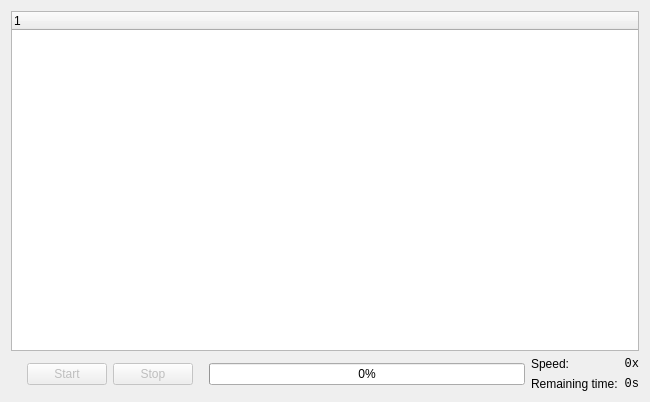
<?xml version="1.0" encoding="UTF-8"?>
<ui version="4.0">
 <class>SoundKonverterView</class>
 <widget class="QWidget" name="SoundKonverterView">
  <property name="geometry">
   <rect>
    <x>0</x>
    <y>0</y>
    <width>650</width>
    <height>402</height>
   </rect>
  </property>
  <property name="windowTitle">
   <string>Form</string>
  </property>
  <layout class="QVBoxLayout" name="verticalLayout">
   <item>
    <widget class="FileList" name="fileList">
     <column>
      <property name="text">
       <string notr="true">1</string>
      </property>
     </column>
    </widget>
   </item>
   <item>
    <layout class="QHBoxLayout" name="horizontalLayout">
     <item>
      <widget class="ComboButton" name="addComboButton" native="true"/>
     </item>
     <item>
      <spacer name="horizontalSpacer_2">
       <property name="orientation">
        <enum>Qt::Horizontal</enum>
       </property>
       <property name="sizeType">
        <enum>QSizePolicy::Fixed</enum>
       </property>
       <property name="sizeHint" stdset="0">
        <size>
         <width>10</width>
         <height>20</height>
        </size>
       </property>
      </spacer>
     </item>
     <item>
      <widget class="QPushButton" name="startButton">
       <property name="enabled">
        <bool>false</bool>
       </property>
       <property name="text">
        <string>Start</string>
       </property>
       <property name="icon">
        <iconset theme="system-run">
         <normaloff/>
        </iconset>
       </property>
      </widget>
     </item>
     <item>
      <widget class="QPushButton" name="stopButton">
       <property name="enabled">
        <bool>false</bool>
       </property>
       <property name="text">
        <string>Stop</string>
       </property>
       <property name="icon">
        <iconset theme="process-stop">
         <normaloff/>
        </iconset>
       </property>
      </widget>
     </item>
     <item>
      <spacer name="horizontalSpacer">
       <property name="orientation">
        <enum>Qt::Horizontal</enum>
       </property>
       <property name="sizeType">
        <enum>QSizePolicy::Fixed</enum>
       </property>
       <property name="sizeHint" stdset="0">
        <size>
         <width>10</width>
         <height>20</height>
        </size>
       </property>
      </spacer>
     </item>
     <item>
      <widget class="QProgressBar" name="progressBar">
       <property name="value">
        <number>0</number>
       </property>
      </widget>
     </item>
     <item>
      <layout class="QGridLayout" name="gridLayout">
       <item row="0" column="0">
        <widget class="QLabel" name="label">
         <property name="text">
          <string>Speed:</string>
         </property>
        </widget>
       </item>
       <item row="0" column="1">
        <widget class="QLabel" name="speedLabel">
         <property name="font">
          <font>
           <family>Monospace</family>
          </font>
         </property>
         <property name="text">
          <string>0x</string>
         </property>
         <property name="alignment">
          <set>Qt::AlignRight|Qt::AlignTrailing|Qt::AlignVCenter</set>
         </property>
        </widget>
       </item>
       <item row="1" column="0">
        <widget class="QLabel" name="label_2">
         <property name="text">
          <string>Remaining time:</string>
         </property>
        </widget>
       </item>
       <item row="1" column="1">
        <widget class="QLabel" name="timeLabel">
         <property name="font">
          <font>
           <family>Monospace</family>
          </font>
         </property>
         <property name="text">
          <string>0s</string>
         </property>
         <property name="alignment">
          <set>Qt::AlignRight|Qt::AlignTrailing|Qt::AlignVCenter</set>
         </property>
        </widget>
       </item>
      </layout>
     </item>
    </layout>
   </item>
  </layout>
 </widget>
 <customwidgets>
  <customwidget>
   <class>ComboButton</class>
   <extends>QWidget</extends>
   <header>combobutton.h</header>
   <container>1</container>
  </customwidget>
  <customwidget>
   <class>FileList</class>
   <extends>QTreeWidget</extends>
   <header>filelist.h</header>
  </customwidget>
 </customwidgets>
 <resources/>
 <connections/>
</ui>
